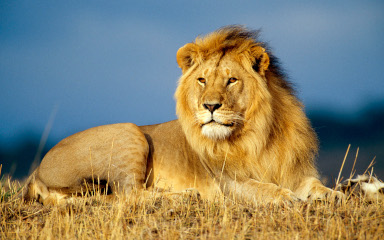
#> input picture Benjamin/lion.jpg, 384 x 240 px, given in place of the camera
$ python Auto_Ligtht_Sat.py
#> lines starting #> are read from the running program, lines starting #| are printed output that depends on the picture; after the words box and inside, x2 and y2 are one past the last pixel; in counts of white or black regions, pixels touching at a corner belong together
import numpy as np
import cv2 as cv

#Funktion 1
    #Hvis kamera og centrum tjek
    #vælge farve tjek
    #Returner upper/lower bound hsv værdier af pixel tjek


def Get_HSV():
    cap = cv.VideoCapture(0)
    while True:
        size = 500
        x=0
        print('getting bounds')
        ret, frame = cap.read() #ret is checking if the function works, but if it is i will save the camera output from camera "0" as frame
        video_RS = cv.resize(frame, (size, size)) #Resize image


        pixel_bgr = video_RS[size//2][size//2] #Choose the middel pixel

        pixel_bgr_Array = np.array(pixel_bgr)  # seyup array for the pixel

        # Convert the chosen color to HSV
        pixel_hsv = cv.cvtColor(np.uint8([[pixel_bgr_Array]]), cv.COLOR_BGR2HSV)[0][0]

        x=x+1
        print('UUUUUUUUUUUUUUUUUUUUUUUUUUUUUUUUUUUU',)
        print('Pixel ', x)
        print('Pixel color BGR:', pixel_bgr) #Print the pixel in
        print('Pixel color HSV:', pixel_hsv) #Print the pixel in

        img = cv.rectangle(video_RS, ((size//2)-size//100*2,(size//2)-size//100*2), ((size//2)+size//100*2, (size//2)+size//100*2), (0, 0, 255), 1)
        img = cv.line(img, ((size//2), (size//2)-size//100*2), ((size//2),(size//2)-1), (0, 0, 255), 1)

        cv.imshow("Video", img) #Here we create a window which shows the video/image


        # Define a range for varying hue values (e.g., -30 to +30 degrees)
        hue_range = 5

        # Calculate lower and upper bounds for the hue
        lower_hue = (pixel_hsv[0] - hue_range) % 180  # Hue values wrap around 0-179
        upper_hue = (pixel_hsv[0] + hue_range) % 180

        # Define constant values for saturation and value (you can adjust these as needed)
        constant_saturation = 255
        constant_value = 255

        # Create lower and upper bounds for the color range in HSV
        lower_bound = np.array([lower_hue, constant_saturation, constant_value], dtype=np.uint8)
        upper_bound = np.array([upper_hue, constant_saturation, constant_value], dtype=np.uint8)

        print("Lower HSV Bound:", lower_bound)
        print("Upper HSV Bound:", upper_bound)

        if cv.waitKey(1) == ord('q'): #If q is pressed while this is running, break the while loop
            break

    cap.release() #make the camera available again
    cv.destroyAllWindows() # close all windows
    return(lower_bound[0], upper_bound[0])


#Funktion 2
    #Hvis billedet med pre instillede værdier
    #Ændre værdier i terminal
    #Når værdier er valgt returner dem med knap

LS = 0
LV = 0
US = 255
UV = 255

def set_SV(low, high, LS, LV, US, UV):
    cap = cv.VideoCapture(0)
    while True:
        size = 500

        ret, frame = cap.read() #ret is checking if the function works, but if it is i will save the camera output from camera "0" as frame
        video_RS = cv.resize(frame, (size, size)) #Resize image

        if not ret:
            print('no image found')
            break

        frame_hsv = cv.cvtColor(video_RS, cv.COLOR_BGR2HSV)


        lower_HSV_Bound = np.array([low, LS, LV])  # Adjust these values
        upper_HSV_Bound = np.array([high, US, UV])  # Adjust these values


        mask = cv.inRange(frame_hsv, lower_HSV_Bound, upper_HSV_Bound)

        result = cv.bitwise_and(video_RS, video_RS, mask=mask)

        cv.imshow("Video", result) #Here we create a window which shows the video/image


        key = cv.waitKey(1)
        if key == ord('q'):

            break
        elif key == ord('a'):
            LS += 16
            print('LS =', LS)
        elif key == ord('s'):
            LV += 16
            print('LV =', LV)
        elif key == ord('d'):
            US -= 16
            print('US =', US)
        elif key == ord('f'):
            UV -= 16
            print('UV =', UV)


    cap.release() #make the camera available again
    cv.destroyAllWindows() # close all windows
    return low, LS, LV, high, US, UV


def main():
    print('hello world')
    low, high = Get_HSV()
#> in Get_HSV, frame is the input picture: shape (240, 384, 3); mean B, G, R 109.9, 131.4, 134.7
#> in Get_HSV, `video_RS = cv.resize(frame, (size, size))`:
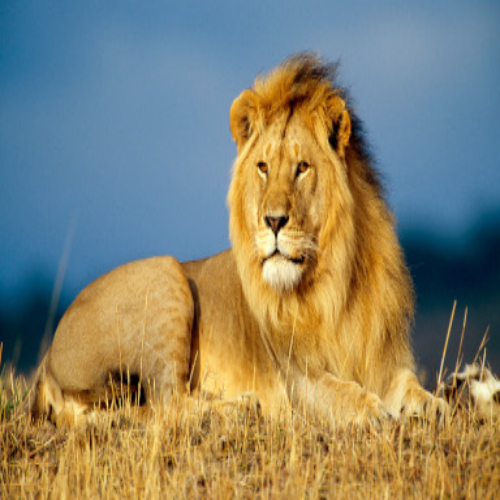
#> video_RS: shape (500, 500, 3); mean B, G, R 109.8, 131.2, 134.6
#> in Get_HSV, `pixel_bgr = video_RS[size//2][size//2]`: pixel_bgr = [84, 184, 242]
#> in Get_HSV, `pixel_hsv = cv.cvtColor(np.uint8([[pixel_bgr_Array]]), cv.COLOR_BGR2HS..`: pixel_hsv = [19, 166, 242]
#| Pixel color BGR: [ 84 184 242]
#| Pixel color HSV: [ 19 166 242]
#> in Get_HSV, `img = cv.line(img, ((size//2), (size//2)-size//100*2), ((size//2),(siz..`: img: shape (500, 500, 3); mean B, G, R 109.7, 131.2, 134.6
#> in Get_HSV, `lower_hue = (pixel_hsv[0] - hue_range) % 180`: lower_hue = 14
#> in Get_HSV, `upper_hue = (pixel_hsv[0] + hue_range) % 180`: upper_hue = 24
#> in Get_HSV, `lower_bound = np.array([lower_hue, constant_saturation, constant_value..`: lower_bound = [14, 255, 255]
#> in Get_HSV, `upper_bound = np.array([upper_hue, constant_saturation, constant_value..`: upper_bound = [24, 255, 255]
#| Lower HSV Bound: [ 14 255 255]
#| Upper HSV Bound: [ 24 255 255]
#> (key q is pressed here)
#> low = 14; high = 24
    print('getting bounds')
    set_SV(low, high, LS, LV, US, UV)
#> in set_SV, `frame_hsv = cv.cvtColor(video_RS, cv.COLOR_BGR2HSV)`: frame_hsv: shape (500, 500, 3); mean H, S, V 59.4, 146.2, 169.9
#> in set_SV, `lower_HSV_Bound = np.array([low, LS, LV])`: lower_HSV_Bound = [14, 0, 0]
#> in set_SV, `upper_HSV_Bound = np.array([high, US, UV])`: upper_HSV_Bound = [24, 255, 255]
#> in set_SV, `mask = cv.inRange(frame_hsv, lower_HSV_Bound, upper_HSV_Bound)`:
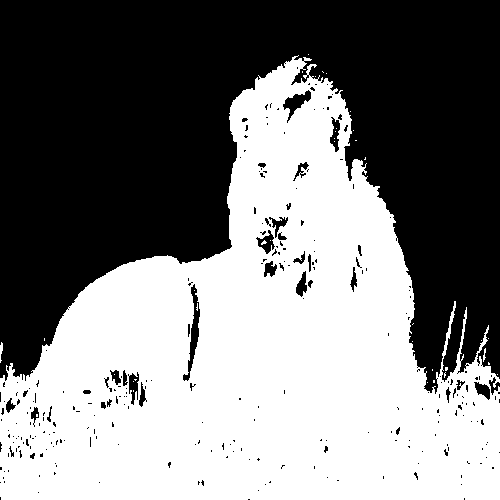
#> mask: shape (500, 500); 49.4% white; 37 white regions (34 under 20 px), largest, box (x1, y1, x2, y2) and area: (0, 55, 500, 500) 123443, (0, 342, 3, 363) 39, (483, 348, 486, 362) 24
#> in set_SV, `result = cv.bitwise_and(video_RS, video_RS, mask=mask)`:
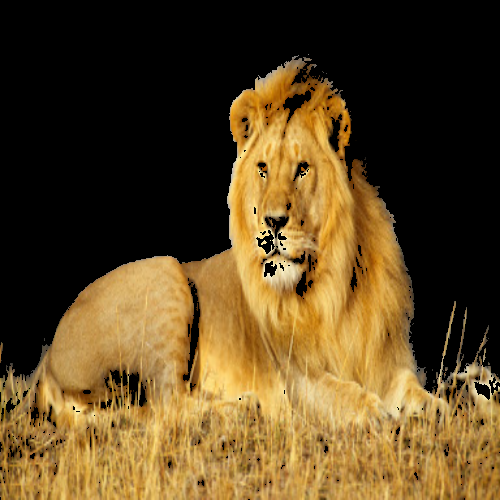
#> result: shape (500, 500, 3); mean B, G, R 34.3, 70.9, 93.1
#> (key q is pressed here)

main()

$ run again, on Benjamin/stenbilleder.jpg
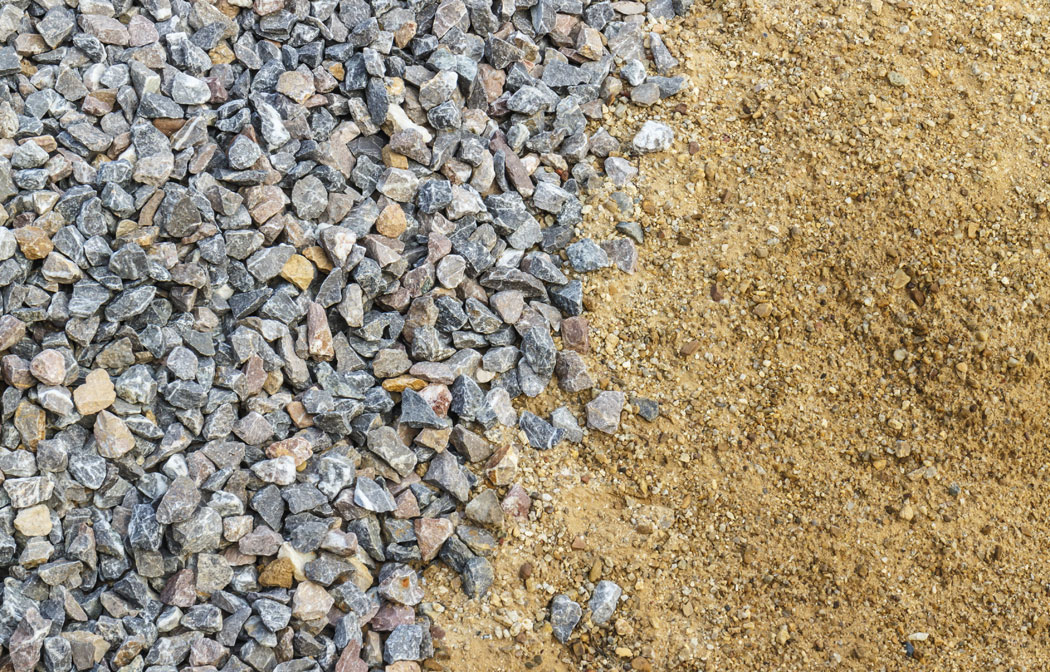
#> input picture Benjamin/stenbilleder.jpg, 1050 x 672 px, given in place of the camera
#> in Get_HSV, frame is the input picture: shape (672, 1050, 3); mean B, G, R 121.4, 144.5, 157.3
#> in Get_HSV, `video_RS = cv.resize(frame, (size, size))`:
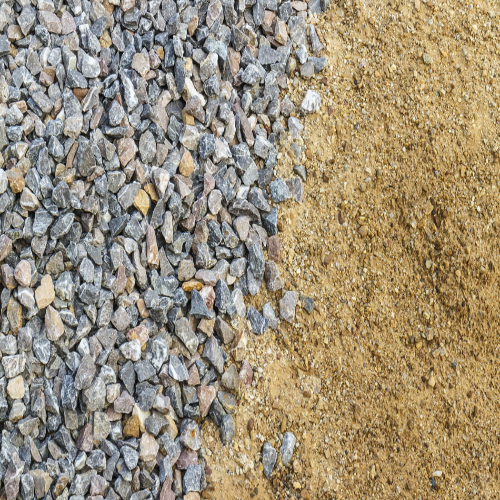
#> video_RS: shape (500, 500, 3); mean B, G, R 121.2, 144.3, 157.2
#> pixel_bgr = [145, 131, 115]
#> pixel_hsv = [104, 53, 145]
#| Pixel color BGR: [145 131 115]
#| Pixel color HSV: [104  53 145]
#> lower_hue = 99
#> upper_hue = 109
#> lower_bound = [99, 255, 255]
#> upper_bound = [109, 255, 255]
#| Lower HSV Bound: [ 99 255 255]
#| Upper HSV Bound: [109 255 255]
#> low = 99; high = 109
#> frame_hsv: shape (500, 500, 3); mean H, S, V 42.3, 66.5, 160.1
#> lower_HSV_Bound = [99, 0, 0]
#> upper_HSV_Bound = [109, 255, 255]
#> mask: shape (500, 500); 12.5% white; 1389 white regions (1198 under 20 px), largest, box (x1, y1, x2, y2) and area: (59, 7, 185, 133) 3523, (25, 118, 73, 196) 929, (42, 349, 86, 409) 904
#> in set_SV, `result = cv.bitwise_and(video_RS, video_RS, mask=mask)`:
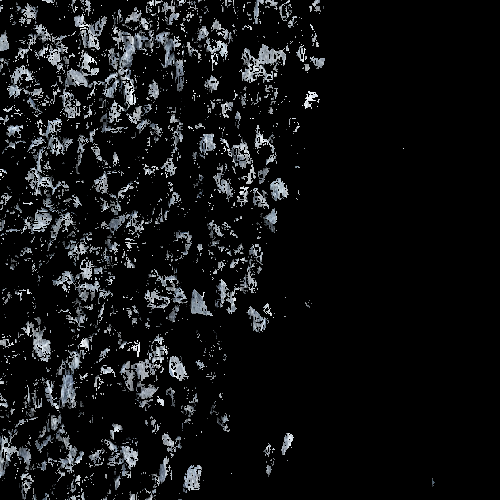
#> result: shape (500, 500, 3); mean B, G, R 19.8, 18.8, 17.9
